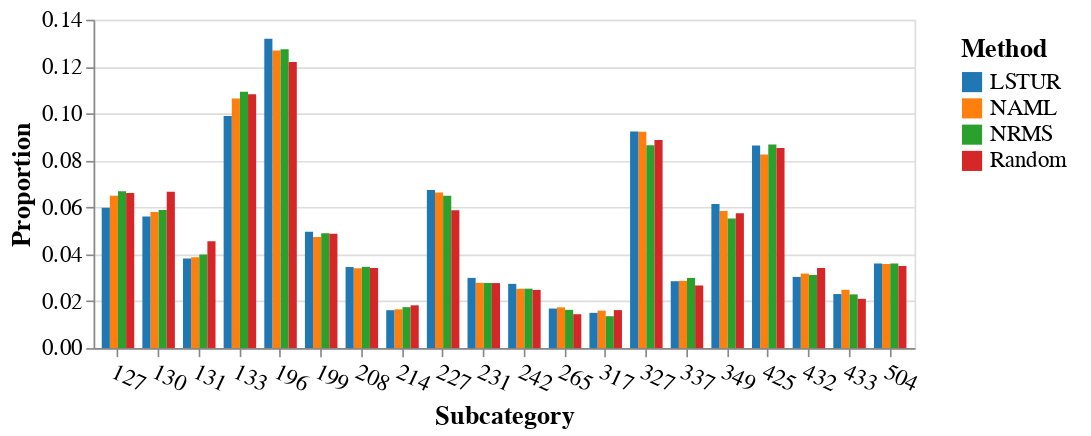

Here is the notebook cell this chart was saved with:
### Code cell
# Compute absolute counts per category
naml_counts = pd.Series(subcategories['naml']).value_counts()
nrms_counts = pd.Series(subcategories['nrms']).value_counts()
lstur_counts = pd.Series(subcategories['lstur']).value_counts()
random_counts = pd.Series(subcategories['random']).value_counts()

# Combine counts into a DataFrame and fill missing values
counts_df = pd.DataFrame({
    'NAML': naml_counts,
    'NRMS': nrms_counts,
    'LSTUR': lstur_counts,
    'Random': random_counts
}).fillna(0).sort_index()

# Get total counts across all recommenders for each category
total_counts = counts_df.sum(axis=1)
# Get top 20 categories by total count
top_20_categories = total_counts.nlargest(20).index

# Filter DataFrame to only include top 20 categories
counts_df = counts_df.loc[top_20_categories]

# Convert counts to proportions (each column sums to 1)
prop_df = counts_df.div(counts_df.sum(axis=0), axis=1)

# Melt for Altair
df = prop_df.reset_index().melt('index', var_name='recommender', value_name='proportion')

# Create bar chart of proportions
chart = alt.Chart(df).mark_bar().encode(
    x=alt.X('index:N', title='Subcategory', axis=alt.Axis(
        labelFontSize=14, 
        titleFontSize=16,
        labelAngle=25,  # Angled labels to reduce vertical space
        labelAlign='left'  # Align labels for better readability
    )),
    y=alt.Y('proportion:Q', title='Proportion', axis=alt.Axis(labelFontSize=14, titleFontSize=16)),  # display as percentage
    color=alt.Color(
        'recommender:N',
        scale=alt.Scale(scheme='category10'),
        title='Method',
        legend=alt.Legend(
            titleFontSize=16,
            labelFontSize=14,
            symbolSize=150,
            padding=10,
            orient='right',
            direction='vertical',
            # tweak these to nudge the legend into the plot
            legendX=20,
            legendY=20,
            fillColor='white'
        )
    ),
    xOffset='recommender:N'
).properties(
    width=500,
    height=200,
)

# Save with higher resolution (scale factor increases the resolution)
# chart.save('results/ebnerd_subcategories.png', scale_factor=3.0)
chart

### Figure 1 — Vega-Lite specification as saved in the notebook (floating-point values rounded to 4 significant figures)
{"config": {"view": {"continuousWidth": 300, "continuousHeight": 300}}, "data": {"name": "data-8d2294e6722f5fc756cb7691a512082d"}, "mark": {"type": "bar"}, "encoding": {"color": {"field": "recommender", "legend": {"direction": "vertical", "fillColor": "white", "labelFontSize": 14, "legendX": 20, "legendY": 20, "orient": "right", "padding": 10, "symbolSize": 150, "titleFontSize": 16}, "scale": {"scheme": "category10"}, "title": "Method", "type": "nominal"}, "x": {"axis": {"labelAlign": "left", "labelAngle": 25, "labelFontSize": 14, "titleFontSize": 16}, "field": "index", "title": "Subcategory", "type": "nominal"}, "xOffset": {"field": "recommender", "type": "nominal"}, "y": {"axis": {"labelFontSize": 14, "titleFontSize": 16}, "field": "proportion", "title": "Proportion", "type": "quantitative"}}, "height": 200, "width": 500, "$schema": "https://vega.github.io/schema/vega-lite/v5.17.0.json", "datasets": {"data-8d2294e6722f5fc756cb7691a512082d": [{"index": 196, "recommender": "NAML", "proportion": 0.1268}, {"index": 133, "recommender": "NAML", "proportion": 0.1064}, {"index": 327, "recommender": "NAML", "proportion": 0.09223}, {"index": 425, "recommender": "NAML", "proportion": 0.08249}, {"index": 227, "recommender": "NAML", "proportion": 0.06638}, {"index": 127, "recommender": "NAML", "proportion": 0.06497}, {"index": 130, "recommender": "NAML", "proportion": 0.05805}, {"index": 349, "recommender": "NAML", "proportion": 0.05847}, {"index": 199, "recommender": "NAML", "proportion": 0.04732}, {"index": 131, "recommender": "NAML", "proportion": 0.0387}, {"index": 504, "recommender": "NAML", "proportion": 0.03588}, {"index": 208, "recommender": "NAML", "proportion": 0.03404}, {"index": 432, "recommender": "NAML", "proportion": 0.03178}, {"index": 337, "recommender": "NAML", "proportion": 0.02867}, {"index": 231, "recommender": "NAML", "proportion": 0.02782}, {"index": 242, "recommender": "NAML", "proportion": 0.02528}, {"index": 433, "recommender": "NAML", "proportion": 0.02486}, {"index": 214, "recommender": "NAML", "proportion": 0.01653}, {"index": 265, "recommender": "NAML", "proportion": 0.01737}, {"index": 317, "recommender": "NAML", "proportion": 0.01596}, {"index": 196, "recommender": "NRMS", "proportion": 0.1274}, {"index": 133, "recommender": "NRMS", "proportion": 0.1092}, {"index": 327, "recommender": "NRMS", "proportion": 0.08647}, {"index": 425, "recommender": "NRMS", "proportion": 0.08676}, {"index": 227, "recommender": "NRMS", "proportion": 0.065}, {"index": 127, "recommender": "NRMS", "proportion": 0.06686}, {"index": 130, "recommender": "NRMS", "proportion": 0.05884}, {"index": 349, "recommender": "NRMS", "proportion": 0.05526}, {"index": 199, "recommender": "NRMS", "proportion": 0.04896}, {"index": 131, "recommender": "NRMS", "proportion": 0.03994}, {"index": 504, "recommender": "NRMS", "proportion": 0.03608}, {"index": 208, "recommender": "NRMS", "proportion": 0.03465}, {"index": 432, "recommender": "NRMS", "proportion": 0.03121}, {"index": 337, "recommender": "NRMS", "proportion": 0.02992}, {"index": 231, "recommender": "NRMS", "proportion": 0.02777}, {"index": 242, "recommender": "NRMS", "proportion": 0.02534}, {"index": 433, "recommender": "NRMS", "proportion": 0.02291}, {"index": 214, "recommender": "NRMS", "proportion": 0.01747}, {"index": 265, "recommender": "NRMS", "proportion": 0.01632}, {"index": 317, "recommender": "NRMS", "proportion": 0.0136}, {"index": 196, "recommender": "LSTUR", "proportion": 0.1319}, {"index": 133, "recommender": "LSTUR", "proportion": 0.0989}, {"index": 327, "recommender": "LSTUR", "proportion": 0.0923}, {"index": 425, "recommender": "LSTUR", "proportion": 0.0864}, {"index": 227, "recommender": "LSTUR", "proportion": 0.06743}, {"index": 127, "recommender": "LSTUR", "proportion": 0.05985}, {"index": 130, "recommender": "LSTUR", "proportion": 0.05606}, {"index": 349, "recommender": "LSTUR", "proportion": 0.06139}, {"index": 199, "recommender": "LSTUR", "proportion": 0.04959}, {"index": 131, "recommender": "LSTUR", "proportion": 0.03821}, {"index": 504, "recommender": "LSTUR", "proportion": 0.03611}, {"index": 208, "recommender": "LSTUR", "proportion": 0.03456}, {"index": 432, "recommender": "LSTUR", "proportion": 0.03035}, {"index": 337, "recommender": "LSTUR", "proportion": 0.02852}, {"index": 231, "recommender": "LSTUR", "proportion": 0.02992}, {"index": 242, "recommender": "LSTUR", "proportion": 0.0274}, {"index": 433, "recommender": "LSTUR", "proportion": 0.02304}, {"index": 214, "recommender": "LSTUR", "proportion": 0.01616}, {"index": 265, "recommender": "LSTUR", "proportion": 0.01686}, {"index": 317, "recommender": "LSTUR", "proportion": 0.01503}, {"index": 196, "recommender": "Random", "proportion": 0.122}, {"index": 133, "recommender": "Random", "proportion": 0.1083}, {"index": 327, "recommender": "Random", "proportion": 0.08871}, {"index": 425, "recommender": "Random", "proportion": 0.08535}, {"index": 227, "recommender": "Random", "proportion": 0.0588}, {"index": 127, "recommender": "Random", "proportion": 0.06609}, {"index": 130, "recommender": "Random", "proportion": 0.06668}, {"index": 349, "recommender": "Random", "proportion": 0.05748}, {"index": 199, "recommender": "Random", "proportion": 0.04873}, {"index": 131, "recommender": "Random", "proportion": 0.04552}, {"index": 504, "recommender": "Random", "proportion": 0.03502}, {"index": 208, "recommender": "Random", "proportion": 0.03414}, {"index": 432, "recommender": "Random", "proportion": 0.03414}, {"index": 337, "recommender": "Random", "proportion": 0.0267}, {"index": 231, "recommender": "Random", "proportion": 0.02772}, {"index": 242, "recommender": "Random", "proportion": 0.0248}, {"index": 433, "recommender": "Random", "proportion": 0.02101}, {"index": 214, "recommender": "Random", "proportion": 0.01824}, {"index": 265, "recommender": "Random", "proportion": 0.01444}, {"index": 317, "recommender": "Random", "proportion": 0.01619}]}}
